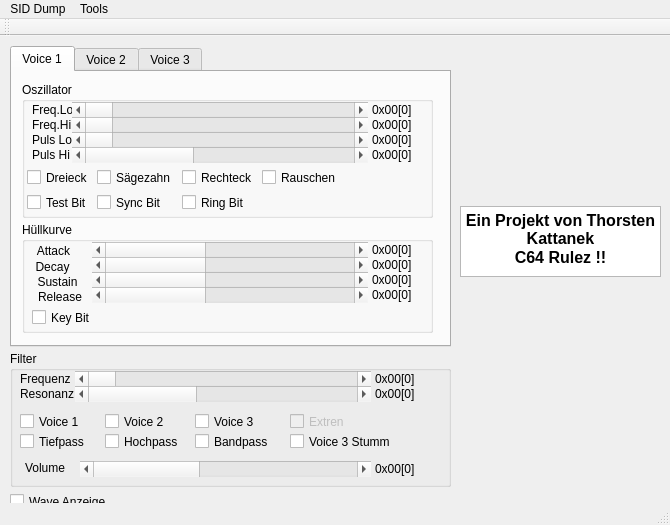
<?xml version="1.0" encoding="UTF-8"?>
<ui version="4.0">
 <class>MainWindow</class>
 <widget class="QMainWindow" name="MainWindow">
  <property name="geometry">
   <rect>
    <x>0</x>
    <y>0</y>
    <width>670</width>
    <height>525</height>
   </rect>
  </property>
  <property name="minimumSize">
   <size>
    <width>670</width>
    <height>525</height>
   </size>
  </property>
  <property name="maximumSize">
   <size>
    <width>670</width>
    <height>525</height>
   </size>
  </property>
  <property name="windowTitle">
   <string>realSID MOS-8580R5</string>
  </property>
  <widget class="QWidget" name="centralWidget">
   <property name="contextMenuPolicy">
    <enum>Qt::NoContextMenu</enum>
   </property>
   <widget class="QCheckBox" name="checkBox">
    <property name="geometry">
     <rect>
      <x>10</x>
      <y>455</y>
      <width>101</width>
      <height>21</height>
     </rect>
    </property>
    <property name="text">
     <string>Wave Anzeige</string>
    </property>
   </widget>
   <widget class="QTabWidget" name="tabWidget">
    <property name="geometry">
     <rect>
      <x>10</x>
      <y>10</y>
      <width>441</width>
      <height>301</height>
     </rect>
    </property>
    <property name="currentIndex">
     <number>0</number>
    </property>
    <widget class="QWidget" name="voice0">
     <attribute name="title">
      <string>Voice 1</string>
     </attribute>
     <widget class="QGroupBox" name="groupBox">
      <property name="geometry">
       <rect>
        <x>10</x>
        <y>10</y>
        <width>411</width>
        <height>136</height>
       </rect>
      </property>
      <property name="title">
       <string>Oszillator</string>
      </property>
      <widget class="QLabel" name="label_1">
       <property name="geometry">
        <rect>
         <x>10</x>
         <y>20</y>
         <width>41</width>
         <height>16</height>
        </rect>
       </property>
       <property name="text">
        <string>Freq.Lo</string>
       </property>
      </widget>
      <widget class="QLabel" name="label_2">
       <property name="geometry">
        <rect>
         <x>10</x>
         <y>35</y>
         <width>41</width>
         <height>16</height>
        </rect>
       </property>
       <property name="text">
        <string>Freq.Hi</string>
       </property>
      </widget>
      <widget class="QScrollBar" name="Freq0Lo">
       <property name="geometry">
        <rect>
         <x>50</x>
         <y>20</y>
         <width>296</width>
         <height>16</height>
        </rect>
       </property>
       <property name="maximum">
        <number>255</number>
       </property>
       <property name="orientation">
        <enum>Qt::Horizontal</enum>
       </property>
      </widget>
      <widget class="QScrollBar" name="Freq0Hi">
       <property name="geometry">
        <rect>
         <x>50</x>
         <y>35</y>
         <width>296</width>
         <height>16</height>
        </rect>
       </property>
       <property name="maximum">
        <number>255</number>
       </property>
       <property name="orientation">
        <enum>Qt::Horizontal</enum>
       </property>
      </widget>
      <widget class="QLabel" name="Freq0Lo_Out">
       <property name="geometry">
        <rect>
         <x>350</x>
         <y>20</y>
         <width>56</width>
         <height>16</height>
        </rect>
       </property>
       <property name="text">
        <string>0x00[0]</string>
       </property>
      </widget>
      <widget class="QLabel" name="Freq0Hi_Out">
       <property name="geometry">
        <rect>
         <x>350</x>
         <y>35</y>
         <width>56</width>
         <height>16</height>
        </rect>
       </property>
       <property name="text">
        <string>0x00[0]</string>
       </property>
      </widget>
      <widget class="QCheckBox" name="Tri0">
       <property name="geometry">
        <rect>
         <x>5</x>
         <y>85</y>
         <width>91</width>
         <height>21</height>
        </rect>
       </property>
       <property name="text">
        <string>Dreieck</string>
       </property>
      </widget>
      <widget class="QCheckBox" name="Saw0">
       <property name="geometry">
        <rect>
         <x>75</x>
         <y>85</y>
         <width>91</width>
         <height>21</height>
        </rect>
       </property>
       <property name="text">
        <string>Sägezahn</string>
       </property>
      </widget>
      <widget class="QCheckBox" name="Pul0">
       <property name="geometry">
        <rect>
         <x>160</x>
         <y>85</y>
         <width>91</width>
         <height>21</height>
        </rect>
       </property>
       <property name="text">
        <string>Rechteck</string>
       </property>
      </widget>
      <widget class="QCheckBox" name="Nse0">
       <property name="geometry">
        <rect>
         <x>240</x>
         <y>85</y>
         <width>91</width>
         <height>21</height>
        </rect>
       </property>
       <property name="text">
        <string>Rauschen</string>
       </property>
      </widget>
      <widget class="QLabel" name="label">
       <property name="geometry">
        <rect>
         <x>10</x>
         <y>50</y>
         <width>41</width>
         <height>16</height>
        </rect>
       </property>
       <property name="text">
        <string>Puls Lo</string>
       </property>
      </widget>
      <widget class="QLabel" name="label_3">
       <property name="geometry">
        <rect>
         <x>10</x>
         <y>65</y>
         <width>41</width>
         <height>16</height>
        </rect>
       </property>
       <property name="text">
        <string>Puls Hi</string>
       </property>
      </widget>
      <widget class="QScrollBar" name="Puls0Lo">
       <property name="geometry">
        <rect>
         <x>50</x>
         <y>50</y>
         <width>296</width>
         <height>16</height>
        </rect>
       </property>
       <property name="maximum">
        <number>255</number>
       </property>
       <property name="orientation">
        <enum>Qt::Horizontal</enum>
       </property>
      </widget>
      <widget class="QScrollBar" name="Puls0Hi">
       <property name="geometry">
        <rect>
         <x>50</x>
         <y>65</y>
         <width>296</width>
         <height>16</height>
        </rect>
       </property>
       <property name="maximum">
        <number>15</number>
       </property>
       <property name="orientation">
        <enum>Qt::Horizontal</enum>
       </property>
      </widget>
      <widget class="QLabel" name="Puls0Lo_Out">
       <property name="geometry">
        <rect>
         <x>350</x>
         <y>50</y>
         <width>56</width>
         <height>16</height>
        </rect>
       </property>
       <property name="text">
        <string>0x00[0]</string>
       </property>
      </widget>
      <widget class="QLabel" name="Puls0Hi_Out">
       <property name="geometry">
        <rect>
         <x>350</x>
         <y>65</y>
         <width>56</width>
         <height>16</height>
        </rect>
       </property>
       <property name="text">
        <string>0x00[0]</string>
       </property>
      </widget>
      <widget class="QCheckBox" name="Tst0">
       <property name="geometry">
        <rect>
         <x>5</x>
         <y>110</y>
         <width>71</width>
         <height>21</height>
        </rect>
       </property>
       <property name="text">
        <string>Test Bit</string>
       </property>
      </widget>
      <widget class="QCheckBox" name="Sync0">
       <property name="geometry">
        <rect>
         <x>75</x>
         <y>110</y>
         <width>80</width>
         <height>21</height>
        </rect>
       </property>
       <property name="text">
        <string>Sync Bit</string>
       </property>
      </widget>
      <widget class="QCheckBox" name="Ring0">
       <property name="geometry">
        <rect>
         <x>160</x>
         <y>110</y>
         <width>80</width>
         <height>21</height>
        </rect>
       </property>
       <property name="text">
        <string>Ring Bit</string>
       </property>
      </widget>
     </widget>
     <widget class="QGroupBox" name="groupBox_4">
      <property name="geometry">
       <rect>
        <x>10</x>
        <y>150</y>
        <width>411</width>
        <height>111</height>
       </rect>
      </property>
      <property name="title">
       <string>Hüllkurve</string>
      </property>
      <widget class="QLabel" name="label_12">
       <property name="geometry">
        <rect>
         <x>11</x>
         <y>19</y>
         <width>41</width>
         <height>20</height>
        </rect>
       </property>
       <property name="text">
        <string>Attack</string>
       </property>
       <property name="alignment">
        <set>Qt::AlignCenter</set>
       </property>
      </widget>
      <widget class="QCheckBox" name="Key0">
       <property name="geometry">
        <rect>
         <x>10</x>
         <y>85</y>
         <width>91</width>
         <height>21</height>
        </rect>
       </property>
       <property name="text">
        <string>Key Bit</string>
       </property>
      </widget>
      <widget class="QLabel" name="Attack0_Out">
       <property name="geometry">
        <rect>
         <x>350</x>
         <y>20</y>
         <width>56</width>
         <height>16</height>
        </rect>
       </property>
       <property name="text">
        <string>0x00[0]</string>
       </property>
       <property name="alignment">
        <set>Qt::AlignLeading|Qt::AlignLeft|Qt::AlignVCenter</set>
       </property>
      </widget>
      <widget class="QLabel" name="Decay0_Out">
       <property name="geometry">
        <rect>
         <x>350</x>
         <y>35</y>
         <width>56</width>
         <height>16</height>
        </rect>
       </property>
       <property name="text">
        <string>0x00[0]</string>
       </property>
       <property name="alignment">
        <set>Qt::AlignLeading|Qt::AlignLeft|Qt::AlignVCenter</set>
       </property>
      </widget>
      <widget class="QLabel" name="label_13">
       <property name="geometry">
        <rect>
         <x>10</x>
         <y>35</y>
         <width>41</width>
         <height>20</height>
        </rect>
       </property>
       <property name="text">
        <string>Decay</string>
       </property>
       <property name="alignment">
        <set>Qt::AlignCenter</set>
       </property>
      </widget>
      <widget class="QLabel" name="Sustain0_Out">
       <property name="geometry">
        <rect>
         <x>350</x>
         <y>50</y>
         <width>56</width>
         <height>16</height>
        </rect>
       </property>
       <property name="text">
        <string>0x00[0]</string>
       </property>
       <property name="alignment">
        <set>Qt::AlignLeading|Qt::AlignLeft|Qt::AlignVCenter</set>
       </property>
      </widget>
      <widget class="QLabel" name="label_14">
       <property name="geometry">
        <rect>
         <x>10</x>
         <y>50</y>
         <width>51</width>
         <height>20</height>
        </rect>
       </property>
       <property name="text">
        <string>Sustain</string>
       </property>
       <property name="alignment">
        <set>Qt::AlignCenter</set>
       </property>
      </widget>
      <widget class="QLabel" name="Release0_Out">
       <property name="geometry">
        <rect>
         <x>350</x>
         <y>65</y>
         <width>56</width>
         <height>16</height>
        </rect>
       </property>
       <property name="text">
        <string>0x00[0]</string>
       </property>
       <property name="alignment">
        <set>Qt::AlignLeading|Qt::AlignLeft|Qt::AlignVCenter</set>
       </property>
      </widget>
      <widget class="QLabel" name="label_15">
       <property name="geometry">
        <rect>
         <x>15</x>
         <y>65</y>
         <width>46</width>
         <height>20</height>
        </rect>
       </property>
       <property name="text">
        <string>Release</string>
       </property>
       <property name="alignment">
        <set>Qt::AlignCenter</set>
       </property>
      </widget>
      <widget class="QScrollBar" name="Attack0">
       <property name="geometry">
        <rect>
         <x>70</x>
         <y>20</y>
         <width>276</width>
         <height>16</height>
        </rect>
       </property>
       <property name="maximum">
        <number>15</number>
       </property>
       <property name="orientation">
        <enum>Qt::Horizontal</enum>
       </property>
      </widget>
      <widget class="QScrollBar" name="Decay0">
       <property name="geometry">
        <rect>
         <x>70</x>
         <y>35</y>
         <width>276</width>
         <height>16</height>
        </rect>
       </property>
       <property name="maximum">
        <number>15</number>
       </property>
       <property name="orientation">
        <enum>Qt::Horizontal</enum>
       </property>
      </widget>
      <widget class="QScrollBar" name="Sustain0">
       <property name="geometry">
        <rect>
         <x>70</x>
         <y>50</y>
         <width>276</width>
         <height>16</height>
        </rect>
       </property>
       <property name="maximum">
        <number>15</number>
       </property>
       <property name="orientation">
        <enum>Qt::Horizontal</enum>
       </property>
      </widget>
      <widget class="QScrollBar" name="Release0">
       <property name="geometry">
        <rect>
         <x>70</x>
         <y>65</y>
         <width>276</width>
         <height>16</height>
        </rect>
       </property>
       <property name="maximum">
        <number>15</number>
       </property>
       <property name="orientation">
        <enum>Qt::Horizontal</enum>
       </property>
      </widget>
     </widget>
    </widget>
    <widget class="QWidget" name="voice1">
     <attribute name="title">
      <string>Voice 2</string>
     </attribute>
     <widget class="QGroupBox" name="groupBox_2">
      <property name="geometry">
       <rect>
        <x>10</x>
        <y>10</y>
        <width>411</width>
        <height>136</height>
       </rect>
      </property>
      <property name="title">
       <string>Oszillator</string>
      </property>
      <widget class="QLabel" name="label_4">
       <property name="geometry">
        <rect>
         <x>10</x>
         <y>20</y>
         <width>41</width>
         <height>16</height>
        </rect>
       </property>
       <property name="text">
        <string>Freq.Lo</string>
       </property>
      </widget>
      <widget class="QLabel" name="label_5">
       <property name="geometry">
        <rect>
         <x>10</x>
         <y>35</y>
         <width>41</width>
         <height>16</height>
        </rect>
       </property>
       <property name="text">
        <string>Freq.Hi</string>
       </property>
      </widget>
      <widget class="QScrollBar" name="Freq1Lo">
       <property name="geometry">
        <rect>
         <x>50</x>
         <y>20</y>
         <width>296</width>
         <height>16</height>
        </rect>
       </property>
       <property name="maximum">
        <number>255</number>
       </property>
       <property name="orientation">
        <enum>Qt::Horizontal</enum>
       </property>
      </widget>
      <widget class="QScrollBar" name="Freq1Hi">
       <property name="geometry">
        <rect>
         <x>50</x>
         <y>35</y>
         <width>296</width>
         <height>16</height>
        </rect>
       </property>
       <property name="maximum">
        <number>255</number>
       </property>
       <property name="orientation">
        <enum>Qt::Horizontal</enum>
       </property>
      </widget>
      <widget class="QLabel" name="Freq1Lo_Out">
       <property name="geometry">
        <rect>
         <x>350</x>
         <y>20</y>
         <width>56</width>
         <height>16</height>
        </rect>
       </property>
       <property name="text">
        <string>0x00[0]</string>
       </property>
      </widget>
      <widget class="QLabel" name="Freq1Hi_Out">
       <property name="geometry">
        <rect>
         <x>350</x>
         <y>35</y>
         <width>56</width>
         <height>16</height>
        </rect>
       </property>
       <property name="text">
        <string>0x00[0]</string>
       </property>
      </widget>
      <widget class="QCheckBox" name="Tri1">
       <property name="geometry">
        <rect>
         <x>5</x>
         <y>85</y>
         <width>91</width>
         <height>21</height>
        </rect>
       </property>
       <property name="text">
        <string>Dreieck</string>
       </property>
      </widget>
      <widget class="QCheckBox" name="Saw1">
       <property name="geometry">
        <rect>
         <x>75</x>
         <y>85</y>
         <width>91</width>
         <height>21</height>
        </rect>
       </property>
       <property name="text">
        <string>Sägezahn</string>
       </property>
      </widget>
      <widget class="QCheckBox" name="Pul1">
       <property name="geometry">
        <rect>
         <x>160</x>
         <y>85</y>
         <width>91</width>
         <height>21</height>
        </rect>
       </property>
       <property name="text">
        <string>Rechteck</string>
       </property>
      </widget>
      <widget class="QCheckBox" name="Nse1">
       <property name="geometry">
        <rect>
         <x>240</x>
         <y>85</y>
         <width>91</width>
         <height>21</height>
        </rect>
       </property>
       <property name="text">
        <string>Rauschen</string>
       </property>
      </widget>
      <widget class="QLabel" name="label_6">
       <property name="geometry">
        <rect>
         <x>10</x>
         <y>50</y>
         <width>41</width>
         <height>16</height>
        </rect>
       </property>
       <property name="text">
        <string>Puls Lo</string>
       </property>
      </widget>
      <widget class="QLabel" name="label_7">
       <property name="geometry">
        <rect>
         <x>10</x>
         <y>65</y>
         <width>41</width>
         <height>16</height>
        </rect>
       </property>
       <property name="text">
        <string>Puls Hi</string>
       </property>
      </widget>
      <widget class="QScrollBar" name="Puls1Lo">
       <property name="geometry">
        <rect>
         <x>50</x>
         <y>50</y>
         <width>296</width>
         <height>16</height>
        </rect>
       </property>
       <property name="maximum">
        <number>255</number>
       </property>
       <property name="orientation">
        <enum>Qt::Horizontal</enum>
       </property>
      </widget>
      <widget class="QScrollBar" name="Puls1Hi">
       <property name="geometry">
        <rect>
         <x>50</x>
         <y>65</y>
         <width>296</width>
         <height>16</height>
        </rect>
       </property>
       <property name="maximum">
        <number>15</number>
       </property>
       <property name="orientation">
        <enum>Qt::Horizontal</enum>
       </property>
      </widget>
      <widget class="QLabel" name="Puls1Lo_Out">
       <property name="geometry">
        <rect>
         <x>350</x>
         <y>50</y>
         <width>56</width>
         <height>16</height>
        </rect>
       </property>
       <property name="text">
        <string>0x00[0]</string>
       </property>
      </widget>
      <widget class="QLabel" name="Puls1Hi_Out">
       <property name="geometry">
        <rect>
         <x>350</x>
         <y>65</y>
         <width>56</width>
         <height>16</height>
        </rect>
       </property>
       <property name="text">
        <string>0x00[0]</string>
       </property>
      </widget>
      <widget class="QCheckBox" name="Tst1">
       <property name="geometry">
        <rect>
         <x>5</x>
         <y>110</y>
         <width>71</width>
         <height>21</height>
        </rect>
       </property>
       <property name="text">
        <string>Test Bit</string>
       </property>
      </widget>
      <widget class="QCheckBox" name="Sync1">
       <property name="geometry">
        <rect>
         <x>75</x>
         <y>110</y>
         <width>80</width>
         <height>21</height>
        </rect>
       </property>
       <property name="text">
        <string>Sync Bit</string>
       </property>
      </widget>
      <widget class="QCheckBox" name="Ring1">
       <property name="geometry">
        <rect>
         <x>160</x>
         <y>110</y>
         <width>80</width>
         <height>21</height>
        </rect>
       </property>
       <property name="text">
        <string>Ring Bit</string>
       </property>
      </widget>
     </widget>
     <widget class="QGroupBox" name="groupBox_5">
      <property name="geometry">
       <rect>
        <x>10</x>
        <y>150</y>
        <width>411</width>
        <height>111</height>
       </rect>
      </property>
      <property name="title">
       <string>Hüllkurve</string>
      </property>
      <widget class="QLabel" name="label_16">
       <property name="geometry">
        <rect>
         <x>11</x>
         <y>19</y>
         <width>41</width>
         <height>20</height>
        </rect>
       </property>
       <property name="text">
        <string>Attack</string>
       </property>
       <property name="alignment">
        <set>Qt::AlignCenter</set>
       </property>
      </widget>
      <widget class="QCheckBox" name="Key1">
       <property name="geometry">
        <rect>
         <x>10</x>
         <y>85</y>
         <width>91</width>
         <height>21</height>
        </rect>
       </property>
       <property name="text">
        <string>Key Bit</string>
       </property>
      </widget>
      <widget class="QLabel" name="Attack1_Out">
       <property name="geometry">
        <rect>
         <x>350</x>
         <y>20</y>
         <width>56</width>
         <height>16</height>
        </rect>
       </property>
       <property name="text">
        <string>0x00[0]</string>
       </property>
       <property name="alignment">
        <set>Qt::AlignLeading|Qt::AlignLeft|Qt::AlignVCenter</set>
       </property>
      </widget>
      <widget class="QLabel" name="Decay1_Out">
       <property name="geometry">
        <rect>
         <x>350</x>
         <y>35</y>
         <width>56</width>
         <height>16</height>
        </rect>
       </property>
       <property name="text">
        <string>0x00[0]</string>
       </property>
       <property name="alignment">
        <set>Qt::AlignLeading|Qt::AlignLeft|Qt::AlignVCenter</set>
       </property>
      </widget>
      <widget class="QLabel" name="label_17">
       <property name="geometry">
        <rect>
         <x>10</x>
         <y>35</y>
         <width>41</width>
         <height>20</height>
        </rect>
       </property>
       <property name="text">
        <string>Decay</string>
       </property>
       <property name="alignment">
        <set>Qt::AlignCenter</set>
       </property>
      </widget>
      <widget class="QLabel" name="Sustain1_Out">
       <property name="geometry">
        <rect>
         <x>350</x>
         <y>50</y>
         <width>56</width>
         <height>16</height>
        </rect>
       </property>
       <property name="text">
        <string>0x00[0]</string>
       </property>
       <property name="alignment">
        <set>Qt::AlignLeading|Qt::AlignLeft|Qt::AlignVCenter</set>
       </property>
      </widget>
      <widget class="QLabel" name="label_18">
       <property name="geometry">
        <rect>
         <x>10</x>
         <y>50</y>
         <width>51</width>
         <height>20</height>
        </rect>
       </property>
       <property name="text">
        <string>Sustain</string>
       </property>
       <property name="alignment">
        <set>Qt::AlignCenter</set>
       </property>
      </widget>
      <widget class="QLabel" name="Release1_Out">
       <property name="geometry">
        <rect>
         <x>350</x>
         <y>65</y>
         <width>56</width>
         <height>16</height>
        </rect>
       </property>
       <property name="text">
        <string>0x00[0]</string>
       </property>
       <property name="alignment">
        <set>Qt::AlignLeading|Qt::AlignLeft|Qt::AlignVCenter</set>
       </property>
      </widget>
      <widget class="QLabel" name="label_19">
       <property name="geometry">
        <rect>
         <x>15</x>
         <y>65</y>
         <width>46</width>
         <height>20</height>
        </rect>
       </property>
       <property name="text">
        <string>Release</string>
       </property>
       <property name="alignment">
        <set>Qt::AlignCenter</set>
       </property>
      </widget>
      <widget class="QScrollBar" name="Attack1">
       <property name="geometry">
        <rect>
         <x>70</x>
         <y>20</y>
         <width>276</width>
         <height>16</height>
        </rect>
       </property>
       <property name="maximum">
        <number>15</number>
       </property>
       <property name="orientation">
        <enum>Qt::Horizontal</enum>
       </property>
      </widget>
      <widget class="QScrollBar" name="Decay1">
       <property name="geometry">
        <rect>
         <x>70</x>
         <y>35</y>
         <width>276</width>
         <height>16</height>
        </rect>
       </property>
       <property name="maximum">
        <number>15</number>
       </property>
       <property name="orientation">
        <enum>Qt::Horizontal</enum>
       </property>
      </widget>
      <widget class="QScrollBar" name="Sustain1">
       <property name="geometry">
        <rect>
         <x>70</x>
         <y>50</y>
         <width>276</width>
         <height>16</height>
        </rect>
       </property>
       <property name="maximum">
        <number>15</number>
       </property>
       <property name="orientation">
        <enum>Qt::Horizontal</enum>
       </property>
      </widget>
      <widget class="QScrollBar" name="Release1">
       <property name="geometry">
        <rect>
         <x>70</x>
         <y>65</y>
         <width>276</width>
         <height>16</height>
        </rect>
       </property>
       <property name="maximum">
        <number>15</number>
       </property>
       <property name="orientation">
        <enum>Qt::Horizontal</enum>
       </property>
      </widget>
     </widget>
    </widget>
    <widget class="QWidget" name="voice2">
     <attribute name="title">
      <string>Voice 3</string>
     </attribute>
     <widget class="QGroupBox" name="groupBox_3">
      <property name="geometry">
       <rect>
        <x>10</x>
        <y>10</y>
        <width>411</width>
        <height>136</height>
       </rect>
      </property>
      <property name="title">
       <string>Oszillator</string>
      </property>
      <widget class="QLabel" name="label_8">
       <property name="geometry">
        <rect>
         <x>10</x>
         <y>20</y>
         <width>41</width>
         <height>16</height>
        </rect>
       </property>
       <property name="text">
        <string>Freq.Lo</string>
       </property>
      </widget>
      <widget class="QLabel" name="label_9">
       <property name="geometry">
        <rect>
         <x>10</x>
         <y>35</y>
         <width>41</width>
         <height>16</height>
        </rect>
       </property>
       <property name="text">
        <string>Freq.Hi</string>
       </property>
      </widget>
      <widget class="QScrollBar" name="Freq2Lo">
       <property name="geometry">
        <rect>
         <x>50</x>
         <y>20</y>
         <width>296</width>
         <height>16</height>
        </rect>
       </property>
       <property name="maximum">
        <number>255</number>
       </property>
       <property name="orientation">
        <enum>Qt::Horizontal</enum>
       </property>
      </widget>
      <widget class="QScrollBar" name="Freq2Hi">
       <property name="geometry">
        <rect>
         <x>50</x>
         <y>35</y>
         <width>296</width>
         <height>16</height>
        </rect>
       </property>
       <property name="maximum">
        <number>255</number>
       </property>
       <property name="orientation">
        <enum>Qt::Horizontal</enum>
       </property>
      </widget>
      <widget class="QLabel" name="Freq2Lo_Out">
       <property name="geometry">
        <rect>
         <x>350</x>
         <y>20</y>
         <width>56</width>
         <height>16</height>
        </rect>
       </property>
       <property name="text">
        <string>0x00[0]</string>
       </property>
      </widget>
      <widget class="QLabel" name="Freq2Hi_Out">
       <property name="geometry">
        <rect>
         <x>350</x>
         <y>35</y>
         <width>56</width>
         <height>16</height>
        </rect>
       </property>
       <property name="text">
        <string>0x00[0]</string>
       </property>
      </widget>
      <widget class="QCheckBox" name="Tri2">
       <property name="geometry">
        <rect>
         <x>5</x>
         <y>85</y>
         <width>91</width>
         <height>21</height>
        </rect>
       </property>
       <property name="text">
        <string>Dreieck</string>
       </property>
      </widget>
      <widget class="QCheckBox" name="Saw2">
       <property name="geometry">
        <rect>
         <x>75</x>
         <y>85</y>
         <width>91</width>
         <height>21</height>
        </rect>
       </property>
       <property name="text">
        <string>Sägezahn</string>
       </property>
      </widget>
      <widget class="QCheckBox" name="Pul2">
       <property name="geometry">
        <rect>
         <x>160</x>
         <y>85</y>
         <width>91</width>
         <height>21</height>
        </rect>
       </property>
       <property name="text">
        <string>Rechteck</string>
       </property>
      </widget>
      <widget class="QCheckBox" name="Nse2">
       <property name="geometry">
        <rect>
         <x>240</x>
         <y>85</y>
         <width>91</width>
         <height>21</height>
        </rect>
       </property>
       <property name="text">
        <string>Rauschen</string>
       </property>
      </widget>
      <widget class="QLabel" name="label_10">
       <property name="geometry">
        <rect>
         <x>10</x>
         <y>50</y>
         <width>41</width>
         <height>16</height>
        </rect>
       </property>
       <property name="text">
        <string>Puls Lo</string>
       </property>
      </widget>
      <widget class="QLabel" name="label_11">
       <property name="geometry">
        <rect>
         <x>10</x>
         <y>65</y>
         <width>41</width>
         <height>16</height>
        </rect>
       </property>
       <property name="text">
        <string>Puls Hi</string>
       </property>
      </widget>
      <widget class="QScrollBar" name="Puls2Lo">
       <property name="geometry">
        <rect>
         <x>50</x>
         <y>50</y>
         <width>296</width>
         <height>16</height>
        </rect>
       </property>
       <property name="maximum">
        <number>255</number>
       </property>
       <property name="orientation">
        <enum>Qt::Horizontal</enum>
       </property>
      </widget>
      <widget class="QScrollBar" name="Puls2Hi">
       <property name="geometry">
        <rect>
         <x>50</x>
         <y>65</y>
         <width>296</width>
         <height>16</height>
        </rect>
       </property>
       <property name="maximum">
        <number>15</number>
       </property>
       <property name="orientation">
        <enum>Qt::Horizontal</enum>
       </property>
      </widget>
      <widget class="QLabel" name="Puls2Lo_Out">
       <property name="geometry">
        <rect>
         <x>350</x>
         <y>50</y>
         <width>56</width>
         <height>16</height>
        </rect>
       </property>
       <property name="text">
        <string>0x00[0]</string>
       </property>
      </widget>
      <widget class="QLabel" name="Puls2Hi_Out">
       <property name="geometry">
        <rect>
         <x>350</x>
         <y>65</y>
         <width>56</width>
         <height>16</height>
        </rect>
       </property>
       <property name="text">
        <string>0x00[0]</string>
       </property>
      </widget>
      <widget class="QCheckBox" name="Tst2">
       <property name="geometry">
        <rect>
         <x>5</x>
         <y>110</y>
         <width>71</width>
         <height>21</height>
        </rect>
       </property>
       <property name="text">
        <string>Test Bit</string>
       </property>
      </widget>
      <widget class="QCheckBox" name="Sync2">
       <property name="geometry">
        <rect>
         <x>75</x>
         <y>110</y>
         <width>80</width>
         <height>21</height>
        </rect>
       </property>
       <property name="text">
        <string>Sync Bit</string>
       </property>
      </widget>
      <widget class="QCheckBox" name="Ring2">
       <property name="geometry">
        <rect>
         <x>160</x>
         <y>110</y>
         <width>80</width>
         <height>21</height>
        </rect>
       </property>
       <property name="text">
        <string>Ring Bit</string>
       </property>
      </widget>
     </widget>
     <widget class="QGroupBox" name="groupBox_6">
      <property name="geometry">
       <rect>
        <x>10</x>
        <y>150</y>
        <width>411</width>
        <height>111</height>
       </rect>
      </property>
      <property name="title">
       <string>Hüllkurve</string>
      </property>
      <widget class="QLabel" name="label_20">
       <property name="geometry">
        <rect>
         <x>11</x>
         <y>19</y>
         <width>41</width>
         <height>20</height>
        </rect>
       </property>
       <property name="text">
        <string>Attack</string>
       </property>
       <property name="alignment">
        <set>Qt::AlignCenter</set>
       </property>
      </widget>
      <widget class="QCheckBox" name="Key2">
       <property name="geometry">
        <rect>
         <x>10</x>
         <y>85</y>
         <width>91</width>
         <height>21</height>
        </rect>
       </property>
       <property name="text">
        <string>Key Bit</string>
       </property>
      </widget>
      <widget class="QLabel" name="Attack2_Out">
       <property name="geometry">
        <rect>
         <x>350</x>
         <y>20</y>
         <width>56</width>
         <height>16</height>
        </rect>
       </property>
       <property name="text">
        <string>0x00[0]</string>
       </property>
       <property name="alignment">
        <set>Qt::AlignLeading|Qt::AlignLeft|Qt::AlignVCenter</set>
       </property>
      </widget>
      <widget class="QLabel" name="Decay2_Out">
       <property name="geometry">
        <rect>
         <x>350</x>
         <y>35</y>
         <width>56</width>
         <height>16</height>
        </rect>
       </property>
       <property name="text">
        <string>0x00[0]</string>
       </property>
       <property name="alignment">
        <set>Qt::AlignLeading|Qt::AlignLeft|Qt::AlignVCenter</set>
       </property>
      </widget>
      <widget class="QLabel" name="label_21">
       <property name="geometry">
        <rect>
         <x>10</x>
         <y>35</y>
         <width>41</width>
         <height>20</height>
        </rect>
       </property>
       <property name="text">
        <string>Decay</string>
       </property>
       <property name="alignment">
        <set>Qt::AlignCenter</set>
       </property>
      </widget>
      <widget class="QLabel" name="Sustain2_Out">
       <property name="geometry">
        <rect>
         <x>350</x>
         <y>50</y>
         <width>56</width>
         <height>16</height>
        </rect>
       </property>
       <property name="text">
        <string>0x00[0]</string>
       </property>
       <property name="alignment">
        <set>Qt::AlignLeading|Qt::AlignLeft|Qt::AlignVCenter</set>
       </property>
      </widget>
      <widget class="QLabel" name="label_22">
       <property name="geometry">
        <rect>
         <x>10</x>
         <y>50</y>
         <width>51</width>
         <height>20</height>
        </rect>
       </property>
       <property name="text">
        <string>Sustain</string>
       </property>
       <property name="alignment">
        <set>Qt::AlignCenter</set>
       </property>
      </widget>
      <widget class="QLabel" name="Release2_Out">
       <property name="geometry">
        <rect>
         <x>350</x>
         <y>65</y>
         <width>56</width>
         <height>16</height>
        </rect>
       </property>
       <property name="text">
        <string>0x00[0]</string>
       </property>
       <property name="alignment">
        <set>Qt::AlignLeading|Qt::AlignLeft|Qt::AlignVCenter</set>
       </property>
      </widget>
      <widget class="QLabel" name="label_23">
       <property name="geometry">
        <rect>
         <x>15</x>
         <y>65</y>
         <width>46</width>
         <height>20</height>
        </rect>
       </property>
       <property name="text">
        <string>Release</string>
       </property>
       <property name="alignment">
        <set>Qt::AlignCenter</set>
       </property>
      </widget>
      <widget class="QScrollBar" name="Attack2">
       <property name="geometry">
        <rect>
         <x>70</x>
         <y>20</y>
         <width>276</width>
         <height>16</height>
        </rect>
       </property>
       <property name="maximum">
        <number>15</number>
       </property>
       <property name="orientation">
        <enum>Qt::Horizontal</enum>
       </property>
      </widget>
      <widget class="QScrollBar" name="Decay2">
       <property name="geometry">
        <rect>
         <x>70</x>
         <y>35</y>
         <width>276</width>
         <height>16</height>
        </rect>
       </property>
       <property name="maximum">
        <number>15</number>
       </property>
       <property name="orientation">
        <enum>Qt::Horizontal</enum>
       </property>
      </widget>
      <widget class="QScrollBar" name="Sustain2">
       <property name="geometry">
        <rect>
         <x>70</x>
         <y>50</y>
         <width>276</width>
         <height>16</height>
        </rect>
       </property>
       <property name="maximum">
        <number>15</number>
       </property>
       <property name="orientation">
        <enum>Qt::Horizontal</enum>
       </property>
      </widget>
      <widget class="QScrollBar" name="Release2">
       <property name="geometry">
        <rect>
         <x>70</x>
         <y>65</y>
         <width>276</width>
         <height>16</height>
        </rect>
       </property>
       <property name="maximum">
        <number>15</number>
       </property>
       <property name="orientation">
        <enum>Qt::Horizontal</enum>
       </property>
      </widget>
     </widget>
    </widget>
   </widget>
   <widget class="QGroupBox" name="groupBox_7">
    <property name="geometry">
     <rect>
      <x>10</x>
      <y>315</y>
      <width>441</width>
      <height>136</height>
     </rect>
    </property>
    <property name="title">
     <string>Filter</string>
    </property>
    <widget class="QLabel" name="label_24">
     <property name="geometry">
      <rect>
       <x>10</x>
       <y>20</y>
       <width>56</width>
       <height>16</height>
      </rect>
     </property>
     <property name="text">
      <string>Frequenz</string>
     </property>
    </widget>
    <widget class="QScrollBar" name="FilterFreq">
     <property name="geometry">
      <rect>
       <x>65</x>
       <y>20</y>
       <width>296</width>
       <height>16</height>
      </rect>
     </property>
     <property name="maximum">
      <number>2047</number>
     </property>
     <property name="orientation">
      <enum>Qt::Horizontal</enum>
     </property>
    </widget>
    <widget class="QLabel" name="FilterFreq_Out">
     <property name="geometry">
      <rect>
       <x>365</x>
       <y>20</y>
       <width>71</width>
       <height>16</height>
      </rect>
     </property>
     <property name="text">
      <string>0x00[0]</string>
     </property>
    </widget>
    <widget class="QLabel" name="label_26">
     <property name="geometry">
      <rect>
       <x>10</x>
       <y>35</y>
       <width>56</width>
       <height>16</height>
      </rect>
     </property>
     <property name="text">
      <string>Resonanz</string>
     </property>
    </widget>
    <widget class="QScrollBar" name="FilterReso">
     <property name="geometry">
      <rect>
       <x>65</x>
       <y>35</y>
       <width>296</width>
       <height>16</height>
      </rect>
     </property>
     <property name="maximum">
      <number>15</number>
     </property>
     <property name="orientation">
      <enum>Qt::Horizontal</enum>
     </property>
    </widget>
    <widget class="QLabel" name="FilterReso_Out">
     <property name="geometry">
      <rect>
       <x>365</x>
       <y>35</y>
       <width>71</width>
       <height>16</height>
      </rect>
     </property>
     <property name="text">
      <string>0x00[0]</string>
     </property>
    </widget>
    <widget class="QCheckBox" name="FilterV0">
     <property name="geometry">
      <rect>
       <x>10</x>
       <y>60</y>
       <width>66</width>
       <height>21</height>
      </rect>
     </property>
     <property name="text">
      <string>Voice 1</string>
     </property>
    </widget>
    <widget class="QCheckBox" name="FilterV1">
     <property name="geometry">
      <rect>
       <x>95</x>
       <y>60</y>
       <width>66</width>
       <height>21</height>
      </rect>
     </property>
     <property name="text">
      <string>Voice 2</string>
     </property>
    </widget>
    <widget class="QCheckBox" name="FilterV2">
     <property name="geometry">
      <rect>
       <x>185</x>
       <y>60</y>
       <width>66</width>
       <height>21</height>
      </rect>
     </property>
     <property name="text">
      <string>Voice 3</string>
     </property>
    </widget>
    <widget class="QCheckBox" name="checkBox_5">
     <property name="enabled">
      <bool>false</bool>
     </property>
     <property name="geometry">
      <rect>
       <x>280</x>
       <y>60</y>
       <width>80</width>
       <height>21</height>
      </rect>
     </property>
     <property name="text">
      <string>Extren</string>
     </property>
    </widget>
    <widget class="QCheckBox" name="Tiefpass">
     <property name="geometry">
      <rect>
       <x>10</x>
       <y>80</y>
       <width>76</width>
       <height>21</height>
      </rect>
     </property>
     <property name="text">
      <string>Tiefpass</string>
     </property>
    </widget>
    <widget class="QCheckBox" name="Hochpass">
     <property name="geometry">
      <rect>
       <x>95</x>
       <y>80</y>
       <width>86</width>
       <height>21</height>
      </rect>
     </property>
     <property name="text">
      <string>Hochpass</string>
     </property>
    </widget>
    <widget class="QCheckBox" name="Bandpass">
     <property name="geometry">
      <rect>
       <x>185</x>
       <y>80</y>
       <width>91</width>
       <height>21</height>
      </rect>
     </property>
     <property name="text">
      <string>Bandpass</string>
     </property>
    </widget>
    <widget class="QCheckBox" name="MuteVoice2">
     <property name="geometry">
      <rect>
       <x>280</x>
       <y>80</y>
       <width>111</width>
       <height>21</height>
      </rect>
     </property>
     <property name="text">
      <string>Voice 3 Stumm</string>
     </property>
    </widget>
    <widget class="QLabel" name="label_28">
     <property name="geometry">
      <rect>
       <x>15</x>
       <y>110</y>
       <width>52</width>
       <height>14</height>
      </rect>
     </property>
     <property name="text">
      <string>Volume</string>
     </property>
    </widget>
    <widget class="QScrollBar" name="Volume">
     <property name="geometry">
      <rect>
       <x>70</x>
       <y>110</y>
       <width>291</width>
       <height>16</height>
      </rect>
     </property>
     <property name="maximum">
      <number>15</number>
     </property>
     <property name="orientation">
      <enum>Qt::Horizontal</enum>
     </property>
    </widget>
    <widget class="QLabel" name="Volume_Out">
     <property name="geometry">
      <rect>
       <x>365</x>
       <y>110</y>
       <width>71</width>
       <height>16</height>
      </rect>
     </property>
     <property name="text">
      <string>0x00[0]</string>
     </property>
    </widget>
   </widget>
   <widget class="QWidget" name="widget" native="true">
    <property name="geometry">
     <rect>
      <x>460</x>
      <y>10</y>
      <width>200</width>
      <height>155</height>
     </rect>
    </property>
    <property name="styleSheet">
     <string notr="true">border-image: url(:/img/sid);</string>
    </property>
   </widget>
   <widget class="QTextBrowser" name="textBrowser">
    <property name="enabled">
     <bool>true</bool>
    </property>
    <property name="geometry">
     <rect>
      <x>460</x>
      <y>170</y>
      <width>201</width>
      <height>71</height>
     </rect>
    </property>
    <property name="html">
     <string>&lt;!DOCTYPE HTML PUBLIC &quot;-//W3C//DTD HTML 4.0//EN&quot; &quot;http://www.w3.org/TR/REC-html40/strict.dtd&quot;&gt;
&lt;html&gt;&lt;head&gt;&lt;meta name=&quot;qrichtext&quot; content=&quot;1&quot; /&gt;&lt;style type=&quot;text/css&quot;&gt;
p, li { white-space: pre-wrap; }
&lt;/style&gt;&lt;/head&gt;&lt;body style=&quot; font-family:'Sans Serif'; font-size:9pt; font-weight:400; font-style:normal;&quot;&gt;
&lt;p align=&quot;center&quot; style=&quot; margin-top:0px; margin-bottom:0px; margin-left:0px; margin-right:0px; -qt-block-indent:0; text-indent:0px;&quot;&gt;&lt;span style=&quot; font-size:12pt; font-weight:600;&quot;&gt;Ein Projekt von Thorsten Kattanek&lt;/span&gt;&lt;/p&gt;
&lt;p align=&quot;center&quot; style=&quot; margin-top:0px; margin-bottom:0px; margin-left:0px; margin-right:0px; -qt-block-indent:0; text-indent:0px;&quot;&gt;&lt;span style=&quot; font-size:12pt; font-weight:600;&quot;&gt;C64 Rulez !!&lt;/span&gt;&lt;/p&gt;&lt;/body&gt;&lt;/html&gt;</string>
    </property>
   </widget>
  </widget>
  <widget class="QStatusBar" name="statusBar"/>
  <widget class="QToolBar" name="toolBar">
   <property name="windowTitle">
    <string>toolBar</string>
   </property>
   <attribute name="toolBarArea">
    <enum>TopToolBarArea</enum>
   </attribute>
   <attribute name="toolBarBreak">
    <bool>false</bool>
   </attribute>
  </widget>
  <widget class="QMenuBar" name="menuBar">
   <property name="geometry">
    <rect>
     <x>0</x>
     <y>0</y>
     <width>670</width>
     <height>20</height>
    </rect>
   </property>
   <widget class="QMenu" name="menuImport">
    <property name="title">
     <string>SID Dump</string>
    </property>
    <addaction name="Open_SidDump"/>
    <addaction name="Play_SidDump"/>
    <addaction name="Stop_SidDump"/>
   </widget>
   <widget class="QMenu" name="menuTools">
    <property name="title">
     <string>Tools</string>
    </property>
    <addaction name="actionSequenzer"/>
   </widget>
   <addaction name="menuImport"/>
   <addaction name="menuTools"/>
  </widget>
  <action name="Open_SidDump">
   <property name="text">
    <string>Emu64 SID Dump File laden (*.sdp)</string>
   </property>
  </action>
  <action name="actionBeenden">
   <property name="text">
    <string>Beenden</string>
   </property>
  </action>
  <action name="Play_SidDump">
   <property name="text">
    <string>SID Dump abspielen</string>
   </property>
  </action>
  <action name="Stop_SidDump">
   <property name="text">
    <string>SID Dump anhalten</string>
   </property>
  </action>
  <action name="Import_REU_Image">
   <property name="text">
    <string>Mischwellen (3,5,6,7) von REU-Image laden</string>
   </property>
  </action>
  <action name="actionSequenzer">
   <property name="text">
    <string>miniSequenzer</string>
   </property>
  </action>
  <action name="actionInfo">
   <property name="text">
    <string>Info</string>
   </property>
  </action>
 </widget>
 <layoutdefault spacing="6" margin="11"/>
 <resources/>
 <connections/>
</ui>
